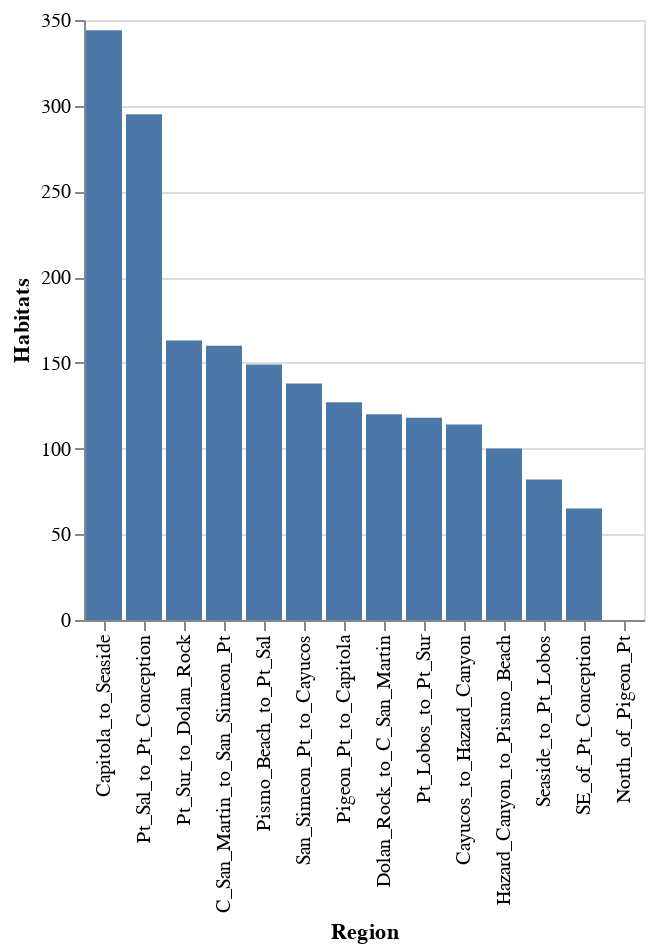

Notebook code cell kept with this figure:
### Code cell
alt.Chart(region_hab).mark_bar().encode(
    x=alt.X('Region',sort='-y'),
    y='Habitats'
)

### Figure 1 — Vega-Lite specification as saved in the notebook (floating-point values rounded to 4 significant figures)
{"config": {"view": {"continuousWidth": 400, "continuousHeight": 300}}, "data": {"name": "data-0619abc1afcb0a643070af011a2f2b23"}, "mark": "bar", "encoding": {"x": {"type": "nominal", "field": "Region", "sort": "-y"}, "y": {"type": "quantitative", "field": "Habitats"}}, "$schema": "https://vega.github.io/schema/vega-lite/v4.8.1.json", "datasets": {"data-0619abc1afcb0a643070af011a2f2b23": [{"Region": "North_of_Pigeon_Pt", "Habitats": 0}, {"Region": "Pigeon_Pt_to_Capitola", "Habitats": 127}, {"Region": "Capitola_to_Seaside", "Habitats": 344}, {"Region": "Seaside_to_Pt_Lobos", "Habitats": 82}, {"Region": "Pt_Lobos_to_Pt_Sur", "Habitats": 118}, {"Region": "Pt_Sur_to_Dolan_Rock", "Habitats": 163}, {"Region": "Dolan_Rock_to_C_San_Martin", "Habitats": 120}, {"Region": "C_San_Martin_to_San_Simeon_Pt", "Habitats": 160}, {"Region": "San_Simeon_Pt_to_Cayucos", "Habitats": 138}, {"Region": "Cayucos_to_Hazard_Canyon", "Habitats": 114}, {"Region": "Hazard_Canyon_to_Pismo_Beach", "Habitats": 100}, {"Region": "Pismo_Beach_to_Pt_Sal", "Habitats": 149}, {"Region": "Pt_Sal_to_Pt_Conception", "Habitats": 295}, {"Region": "SE_of_Pt_Conception", "Habitats": 65}]}}
